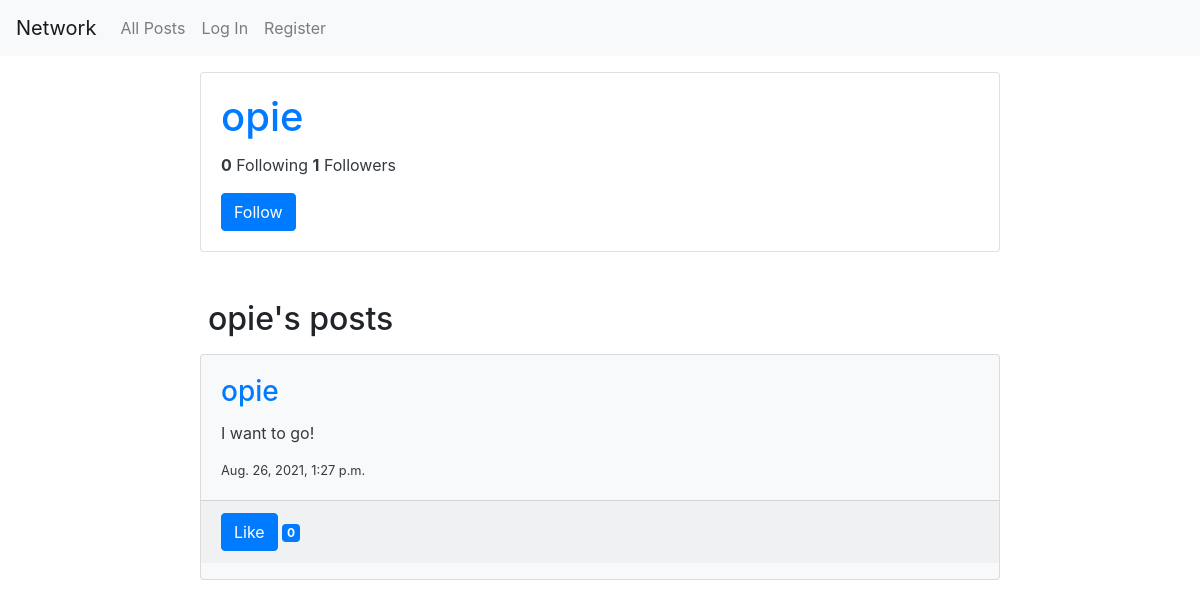
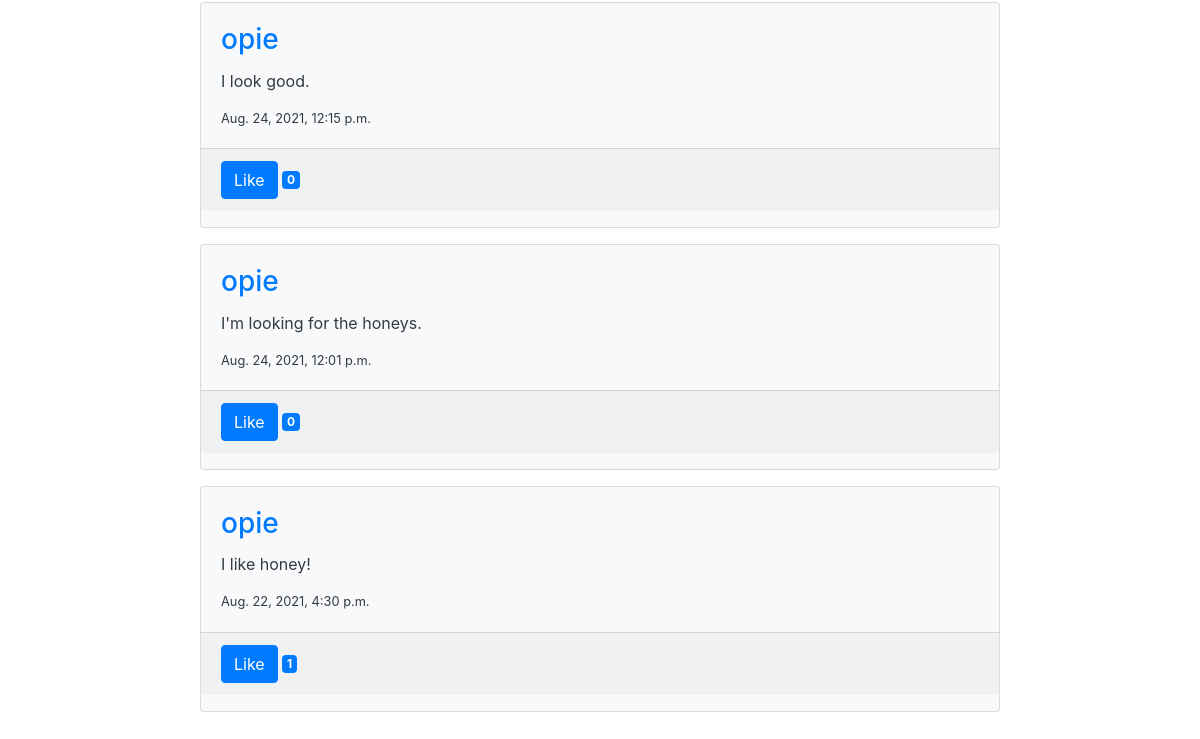
Before: /profile/opie with the older database file (2 pictures, top to bottom).
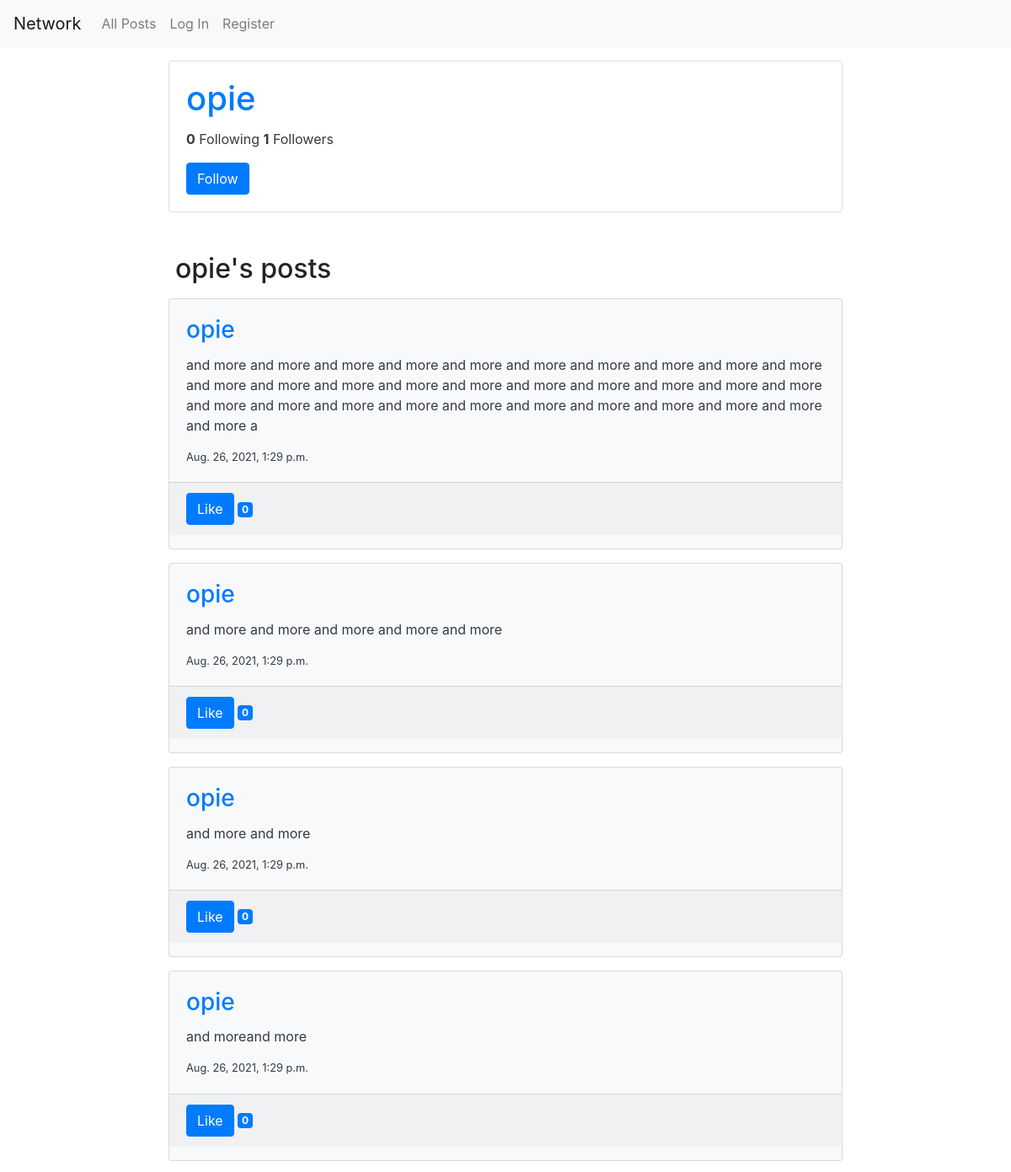
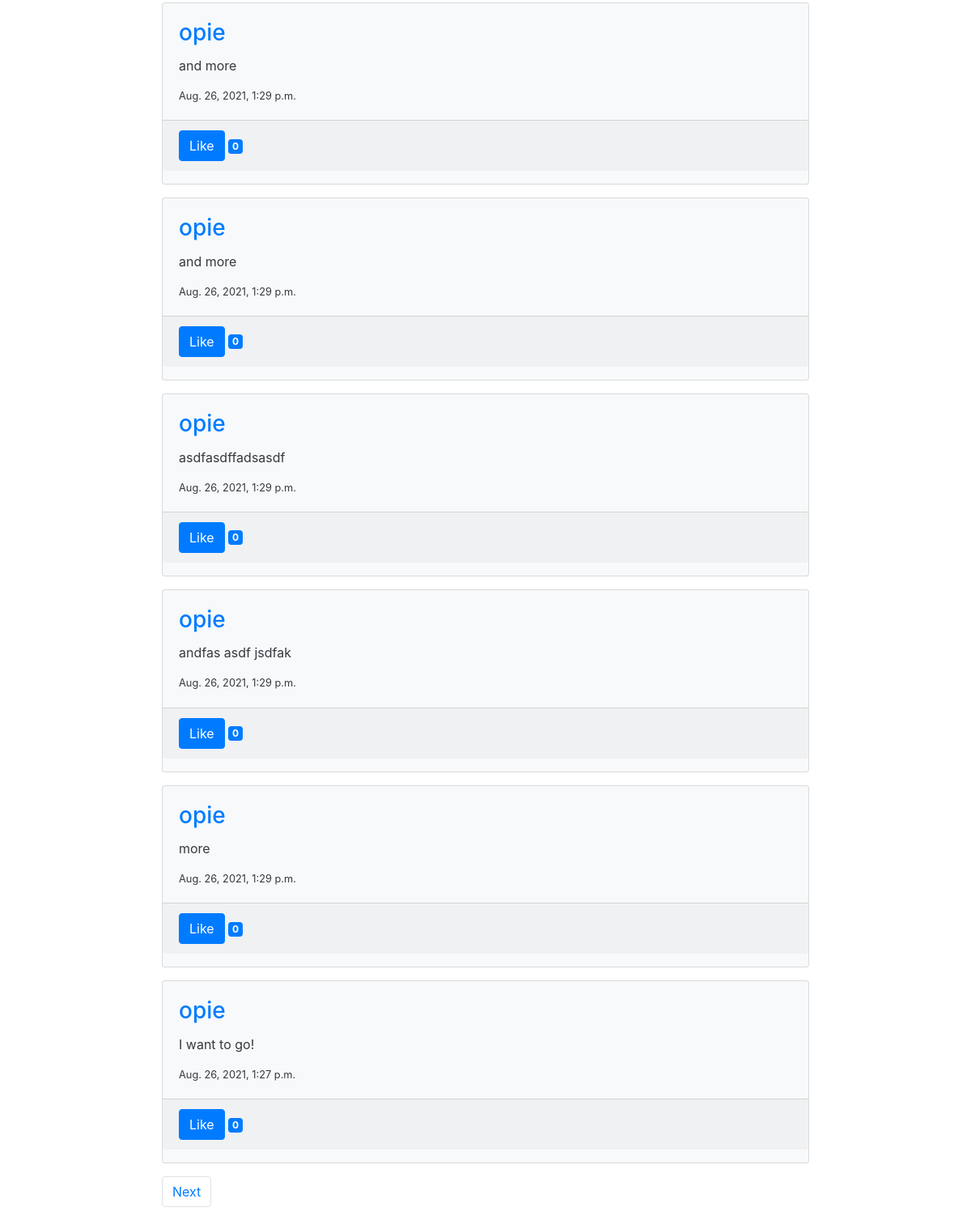
After: the same page with the newer database file (2 pictures, top to bottom).
### network/models.py (models this page shows, shortened)
class Post(models.Model):
    poster = models.ForeignKey(User, on_delete=models.CASCADE, related_name="posts")
    content = models.CharField(max_length=280)
    created = models.DateTimeField(auto_now_add=True)
    updated = models.DateTimeField(auto_now=True)

class User(AbstractUser):
    def __str__(self):
        return f"{self.username}"

### network/views.py (the view)
# urls.py: path("profile/<str:profilename>", views.profile, name="profile"),
def profile(request, profilename):
    user_id = request.user.id
    try:
        profile_id = User.objects.get(username=profilename).pk
        profile_posts = Post.objects.filter(poster=profile_id).values()
        profile_posts = get_post_data(profile_posts, user_id)
        paginator = Paginator(profile_posts, 10)
        page_number = request.GET.get('page')
        page_obj = paginator.get_page(page_number)
        followers = Follow.objects.filter(followed=profile_id, follow_status=True).count()
        follows = Follow.objects.filter(follower=profile_id, follow_status=True).count()
        try:
            Follow.objects.get(followed=profile_id, follower=user_id, follow_status=True)
            follow_button = "Unfollow"
        except:
            follow_button = "Follow"
        context = {
            "profilename": profilename,
            "page_obj": page_obj,
            "followers": followers,
            "follows": follows,
            "follow_button": follow_button
        }
    except:
        message = "No user with that profile name exists."
        context = {
            "profilename": profilename,
            "message": message
        }
    return render(request, "network/profile.html", context)

### network/views.py (called while the page is built)
def get_post_data(posts, user_id):
    posts = list(posts)
    posts.sort(key=lambda post:post['created'], reverse=True)
    for post in posts:
        poster_id = post['poster_id']
        poster = User.objects.get(pk=poster_id).username
        post['poster'] = poster
        post_id = post['id']
        likes = Like.objects.filter(liked_post=post_id, like_status=True)
        likes_count = likes.count() #### no need convert to list to get count?
        post['likes_count'] = likes_count
        likes_by_user = list(likes.filter(liker=user_id, like_status=True))
        if likes_by_user == []:
            like_button = "Like"
        else:
            like_button = "Unlike"
        post['like_button'] = like_button
    return posts

### network/templates/network/profile.html (shortened to what this page needs)
{% extends "network/layout.html" %}
{% load static %}
{% block body %}
    {% if message %}
        {{message}}
    {% else %}
        <div id="profile-info">
            <div class="card text-dark m-3 mx-auto" style="width: 50rem;">
                <div class="card-body">
                    <h1 class="card-title"><a href="{% url 'profile' profilename %}">{{profilename}}</a></h5>
                    <p class="card-text">
                        <strong>{{follows}}</strong> Following
                        <strong>{{followers}}</strong> Followers
                    </p>
                    {% if user.username != profilename %}
                        <p class="card-text">
                            <button type="submit" class="btn btn-primary follow-button" id="follow-button-{{profilename}}">{{follow_button}}</button>
                        </p>
                    {% endif %}
                </div>
            </div>
        </div>
        <div id="profile-posts">
            <h2 class="mx-auto mt-5" style="width: 49rem;">
                {{profilename}}'s posts
            </h2>
            {% for post in page_obj %}
                <div class="card text-dark bg-light m-3 mx-auto" style="width: 50rem;">
                    <div class="card-body">
                        <h3 class="card-title"><a href="{% url 'profile' post.poster %}">{{post.poster}}</a></h5>
                        <p class="card-text">{{post.content}}</p>
                        <p class="card-text small">{{post.created}}</p>
                    </div>
                    <p class="card-footer">
                        <button type="submit" class="btn btn-primary like-button" id="like-button-{{post.id}}">{{post.like_button}}</button>
                        <span class="badge badge-primary like-badge" id="like-badge-{{post.id}}">{{post.likes_count}}</span>
                    </p>
                </div>
            {% endfor %}
        </div>
        <nav aria-label="Page navigation for posts" class="m-3 mx-auto" style="width: 50rem;">
            <ul class="pagination">
                {% if page_obj.has_next %}
                    <li class="page-item">
                        <a class="page-link" href="?page={{ page_obj.next_page_number }}">
                            Next
                        </a>
                    </li>
                {% endif %}
            </ul>
        </nav>
    {% endif %}
{% endblock %}

Changed rows visible on the page:
no longer on this page (row unchanged): Post: poster "opie", content "I look good.", created "Aug. 24, 2021, 12:15 p.m.", like_button "Like", likes_count "0"
no longer on this page (row unchanged): Post: poster "opie", content "I'm looking for the honeys.", created "Aug. 24, 2021, 12:01 p.m.", like_button "Like", likes_count "0"
no longer on this page (row unchanged): Post: poster "opie", content "I like honey!", created "Aug. 22, 2021, 4:30 p.m.", like_button "Like", likes_count "1"
added Post: poster "opie", content "and more and more and more and more and more and more and more and more and more and more and more and more and more and more and more and more and more and more and more and more and more and more and more and more and more and more and more and more and more and more and more a", created "Aug. 26, 2021, 1:29 p.m.", like_button "Like", likes_count "0"
added Post: poster "opie", content "and more and more and more and more and more", created "Aug. 26, 2021, 1:29 p.m.", like_button "Like", likes_count "0"
added Post: poster "opie", content "and more and more", created "Aug. 26, 2021, 1:29 p.m.", like_button "Like", likes_count "0"
added Post: poster "opie", content "and moreand more", created "Aug. 26, 2021, 1:29 p.m.", like_button "Like", likes_count "0"
added Post: poster "opie", content "and more", created "Aug. 26, 2021, 1:29 p.m.", like_button "Like", likes_count "0"
added Post: poster "opie", content "and more", created "Aug. 26, 2021, 1:29 p.m.", like_button "Like", likes_count "0"
added Post: poster "opie", content "asdfasdffadsasdf", created "Aug. 26, 2021, 1:29 p.m.", like_button "Like", likes_count "0"
added Post: poster "opie", content "andfas asdf jsdfak", created "Aug. 26, 2021, 1:29 p.m.", like_button "Like", likes_count "0"
added Post: poster "opie", content "more", created "Aug. 26, 2021, 1:29 p.m.", like_button "Like", likes_count "0"
Other visible differences:
text now shown: "Next"
